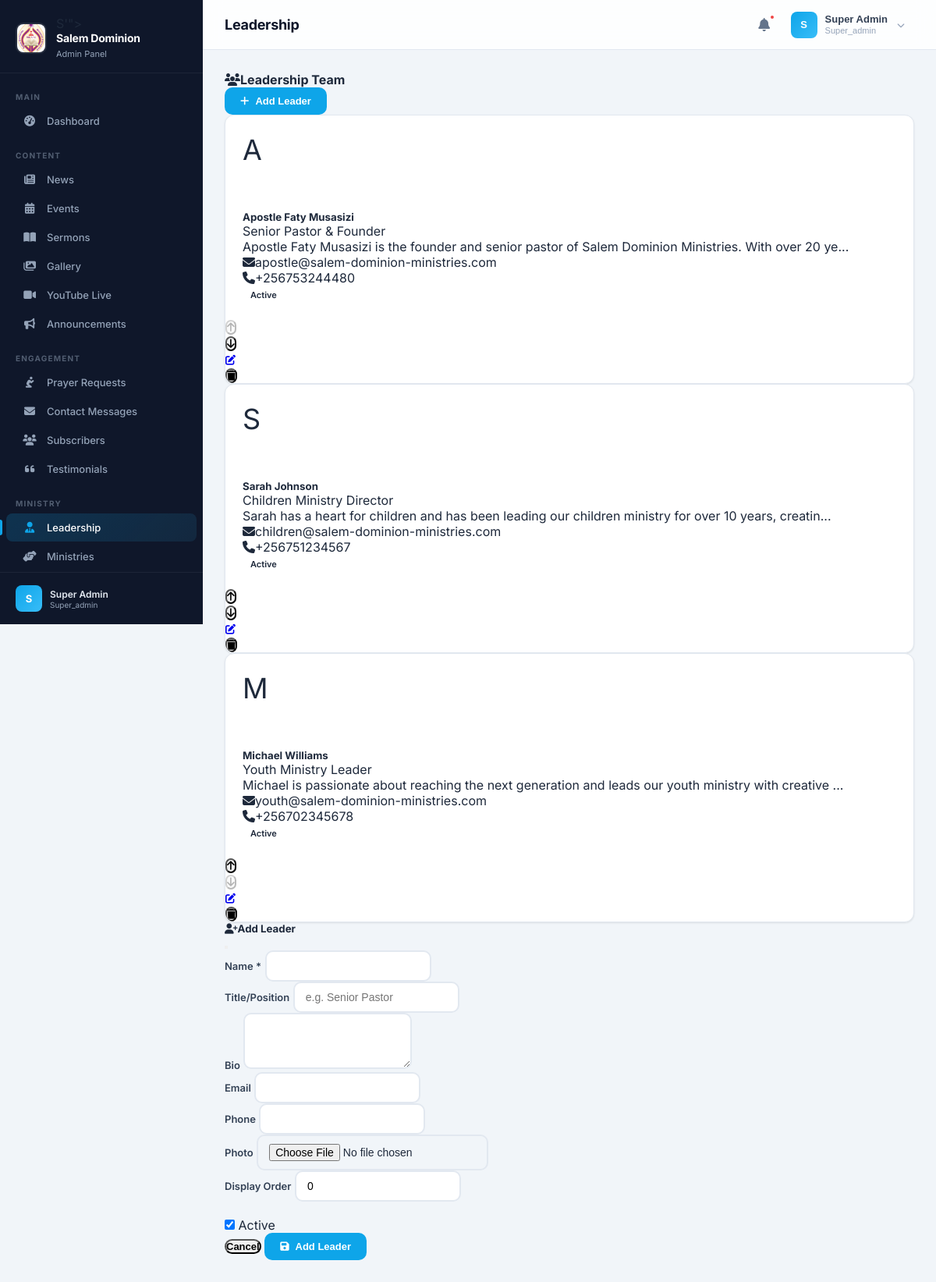
Screenshot of /admin/dashboard.php?section=leadership (signed in) with the database file from the repository.
### tables this page shows
CREATE TABLE `leadership` (
  `id` int(11) NOT NULL,
  `name` varchar(255) NOT NULL,
  `title` varchar(255) NOT NULL,
  `bio` text DEFAULT NULL,
  `email` varchar(255) DEFAULT NULL,
  `phone` varchar(20) DEFAULT NULL,
  `image_url` text DEFAULT NULL,
  `order_position` int(11) NOT NULL DEFAULT 0,
  `is_active` tinyint(1) NOT NULL DEFAULT 1,
  `created_at` timestamp NOT NULL DEFAULT current_timestamp(),
  `updated_at` timestamp NOT NULL DEFAULT current_timestamp() ON UPDATE current_timestamp()
);

### includes/database.php (called while the page is built, shortened)
<?php
class Database {
    private static ?Database $instance = null;
    private ?PDO $pdo = null;
    private function __construct(string $host, string $user, string $pass, string $name, string $port = '3306', string $charset = 'utf8mb4') {
        $dsn = "mysql:host={$host};port={$port};dbname={$name};charset={$charset}";
        try {
            $this->pdo = new PDO($dsn, $user, $pass, [
                PDO::ATTR_ERRMODE            => PDO::ERRMODE_EXCEPTION,
                PDO::ATTR_DEFAULT_FETCH_MODE => PDO::FETCH_ASSOC,
                PDO::ATTR_EMULATE_PREPARES   => false,
                PDO::MYSQL_ATTR_INIT_COMMAND => "SET NAMES {$charset} COLLATE {$charset}_unicode_ci",
                PDO::MYSQL_ATTR_FOUND_ROWS   => true,
            ]);
        } catch (PDOException $e) {
            error_log("Database connection failed ({$name}): " . $e->getMessage());
            $this->pdo = null;
            throw $e;
        }
    }
    public static function getInstance(): self {
        if (self::$instance === null) {
            self::$instance = new self(DB_HOST, DB_USER, DB_PASS, DB_NAME, DB_PORT, DB_CHARSET);
        }
        return self::$instance;
    }
    public function query(string $sql, array $params = []): PDOStatement {
        $stmt = $this->pdo->prepare($sql);
        $stmt->execute($params);
        return $stmt;
    }
    public function fetchAll(string $sql, array $params = []): array {
        $stmt = $this->query($sql, $params);
        return $stmt->fetchAll();
    }
}

### includes/helpers.php (called while the page is built, shortened)
<?php
function sanitize(string $input): string {
    return htmlspecialchars(trim($input), ENT_QUOTES, 'UTF-8');
}
function truncate(string $text, int $length = 100): string {
    return substr($text, 0, $length) . '...';
}

### admin/modules/leadership.php (the view, shortened to what this page needs)
<?php
$db = Database::getInstance();
$leaders = $db->fetchAll("SELECT * FROM leadership ORDER BY order_position ASC, created_at DESC");
?>
<div class="d-flex justify-content-between align-items-center mb-4">
    <h4 class="mb-0"><i class="fas fa-users me-2"></i>Leadership Team</h4>
    <button class="btn btn-primary" onclick="showCreateLeaderModal()"><i class="fas fa-plus me-1"></i> Add Leader</button>
</div>
<?php if (empty($leaders)): ?>
    <div class="card">
        <div class="card-body text-center py-5">
            <i class="fas fa-users fa-3x text-muted mb-3"></i>
            <p class="text-muted">No leaders found. Add your first leader!</p>
        </div>
    </div>
<?php else: ?>
    <div class="row g-4">
        <?php foreach ($leaders as $idx => $leader): ?>
        <div class="col-lg-4 col-md-6">
            <div class="card h-100">
                <div class="card-body text-center">
                    <?php if ($leader['image_url']): ?>
                        <img src="<?= BASE_URL . '/' . $leader['image_url'] ?>" class="rounded-circle mb-3" style="width:100px;height:100px;object-fit:cover;">
                    <?php else: ?>
                        <div class="rounded-circle bg-primary text-white d-flex align-items-center justify-content-center mx-auto mb-3" style="width:100px;height:100px;font-size:36px;">
                            <?= strtoupper(substr($leader['name'], 0, 1)) ?>
                        </div>
                    <?php endif; ?>
                    <h5 class="mb-0"><?= sanitize($leader['name']) ?></h5>
                    <?php if ($leader['title']): ?>
                        <p class="text-muted mb-1"><?= sanitize($leader['title']) ?></p>
                    <?php endif; ?>
                    <?php if ($leader['bio']): ?>
                        <p class="small text-muted"><?= sanitize(truncate($leader['bio'], 100)) ?></p>
                    <?php endif; ?>
                    <?php if ($leader['email']): ?>
                        <p class="small mb-0"><i class="fas fa-envelope me-1"></i><?= sanitize($leader['email']) ?></p>
                    <?php endif; ?>
                    <?php if ($leader['phone']): ?>
                        <p class="small mb-0"><i class="fas fa-phone me-1"></i><?= sanitize($leader['phone']) ?></p>
                    <?php endif; ?>
                    <span class="badge bg-<?= $leader['is_active'] ? 'success' : 'secondary' ?> mt-2"><?= $leader['is_active'] ? 'Active' : 'Inactive' ?></span>
                </div>
                <div class="card-footer bg-transparent">
                    <div class="d-flex justify-content-between align-items-center">
                        <div class="btn-group btn-group-sm">
                            <form method="POST" class="d-inline">
                                <button type="submit" class="btn btn-outline-secondary" title="Move Up" <?= $idx === 0 ? 'disabled' : '' ?>><i class="fas fa-arrow-up"></i></button>
                            </form>
                            <form method="POST" class="d-inline">
                                <button type="submit" class="btn btn-outline-secondary" title="Move Down" <?= $idx === count($leaders) - 1 ? 'disabled' : '' ?>><i class="fas fa-arrow-down"></i></button>
                            </form>
                        </div>
                        <div class="btn-group btn-group-sm">
                            <a href="?action=edit&id=<?= $leader['id'] ?>" class="btn btn-outline-primary" title="Edit"><i class="fas fa-edit"></i></a>
                            <form method="POST" class="d-inline" onsubmit="return confirm('Delete this leader?')">
                                <button type="submit" class="btn btn-outline-danger" title="Delete"><i class="fas fa-trash"></i></button>
                            </form>
                        </div>
                    </div>
                </div>
            </div>
        </div>
        <?php endforeach; ?>
    </div>
<?php endif; ?>
<div class="modal fade" id="createLeaderModal" tabindex="-1">
    <div class="modal-dialog">
        <div class="modal-content">
            <form method="POST" enctype="multipart/form-data">
                <div class="modal-header">
                    <h5 class="modal-title"><i class="fas fa-user-plus me-2"></i>Add Leader</h5>
                    <button type="button" class="btn-close" data-bs-dismiss="modal"></button>
                </div>
                <div class="modal-body">
                    <div class="mb-3">
                        <label class="form-label">Name *</label>
                        <input type="text" name="name" class="form-control" required>
                    </div>
                    <div class="mb-3">
                        <label class="form-label">Title/Position</label>
                        <input type="text" name="title" class="form-control" placeholder="e.g. Senior Pastor">
                    </div>
                    <div class="mb-3">
                        <label class="form-label">Bio</label>
                        <textarea name="bio" class="form-control" rows="3"></textarea>
                    </div>
                    <div class="row">
                        <div class="col-md-6 mb-3">
                            <label class="form-label">Email</label>
                            <input type="email" name="email" class="form-control">
                        </div>
                        <div class="col-md-6 mb-3">
                            <label class="form-label">Phone</label>
                            <input type="text" name="phone" class="form-control">
                        </div>
                    </div>
                    <div class="mb-3">
                        <label class="form-label">Photo</label>
                        <input type="file" name="image" class="form-control" accept="image/*">
                    </div>
                    <div class="row">
                        <div class="col-md-6 mb-3">
                            <label class="form-label">Display Order</label>
                            <input type="number" name="order_position" class="form-control" value="0">
                        </div>
                        <div class="col-md-6 mb-3">
                            <label class="form-label">&nbsp;</label>
                            <div class="form-check form-switch">
                                <input type="checkbox" name="is_active" class="form-check-input" id="c_lactive" checked>
                                <label class="form-check-label" for="c_lactive">Active</label>
                            </div>
                        </div>
                    </div>
                </div>
                <div class="modal-footer">
                    <button type="button" class="btn btn-secondary" data-bs-dismiss="modal">Cancel</button>
                    <button type="submit" class="btn btn-primary"><i class="fas fa-save me-1"></i> Add Leader</button>
                </div>
            </form>
        </div>
    </div>
</div>

### admin/dashboard.php (style rules this page uses)
*, *::before, *::after { margin: 0; padding: 0; box-sizing: border-box; }
:root { --sidebar-width: 260px; --sidebar-collapsed: 0px; --topbar-height: 64px; --bg-primary: #0f172a; --bg-secondary: #1e293b; --bg-accent: #0ea5e9; --bg-page: #f1f5f9; --text-sidebar: #94a3b8; --text-sidebar-active: #ffffff; --border-color: #e2e8f0; --card-bg: #ffffff; --shadow-sm: 0 1px 3px rgba(0,0,0,0.06), 0 1px 2px rgba(0,0,0,0.04); --shadow-md: 0 4px 12px rgba(0,0,0,0.07), 0 2px 4px rgba(0,0,0,0.04); --shadow-lg: 0 10px 30px rgba(0,0,0,0.08); --radius: 12px; --radius-sm: 8px; }
body { font-family: 'Inter', -apple-system, BlinkMacSystemFont, sans-serif; background: var(--bg-page); color: #1e293b; min-height: 100vh; -webkit-font-smoothing: antialiased; }
.card { background: var(--card-bg); border-radius: var(--radius); box-shadow: var(--shadow-sm); border: 1px solid var(--border-color); overflow: hidden; transition: box-shadow 0.25s ease; }
.card-body { padding: 22px; }
.btn-primary { display: inline-flex; align-items: center; gap: 8px; padding: 10px 20px; background: var(--bg-accent); color: #fff; border: none; border-radius: var(--radius-sm); font-size: 13px; font-weight: 600; text-decoration: none; cursor: pointer; transition: all 0.2s; }
.form-control, .form-select { border-radius: 10px; padding: 10px 14px; border: 2px solid #e2e8f0; font-size: 14px; transition: border-color 0.2s, box-shadow 0.2s; }
.form-label { font-size: 13px; font-weight: 600; color: #334155; margin-bottom: 6px; }
.btn { border-radius: 10px; font-weight: 600; font-size: 13px; transition: all 0.2s; }
.btn-primary { background: var(--bg-accent); border-color: var(--bg-accent); }
.badge { font-weight: 600; font-size: 11px; padding: 4px 10px; border-radius: 6px; }

### rows the page displays
leadership: name "A", name "Apostle Faty Musasizi", title "Senior Pastor & Founder", bio "Apostle Faty Musasizi is the founder and senior pastor of Salem Dominion Ministries. With over 20 ye...", email "apostle@salem-dominion-ministries.com", phone "+256753244480", is_active "Active"
leadership: name "S", name "Sarah Johnson", title "Children Ministry Director", bio "Sarah has a heart for children and has been leading our children ministry for over 10 years, creatin...", email "children@salem-dominion-ministries.com", phone "+256751234567", is_active "Active"
leadership: name "M", name "Michael Williams", title "Youth Ministry Leader", bio "Michael is passionate about reaching the next generation and leads our youth ministry with creative ...", email "youth@salem-dominion-ministries.com", phone "+256702345678", is_active "Active"

### other values shown
$groupName "MAIN"
$item['label'] "Dashboard"
$groupName "CONTENT"
$item['label'] "News"
$item['label'] "Events"
$item['label'] "Sermons"
$item['label'] "Gallery"
$item['label'] "YouTube Live"
$item['label'] "Announcements"
$groupName "ENGAGEMENT"
$item['label'] "Prayer Requests"
$item['label'] "Contact Messages"
$item['label'] "Subscribers"
$item['label'] "Testimonials"
$groupName "MINISTRY"
